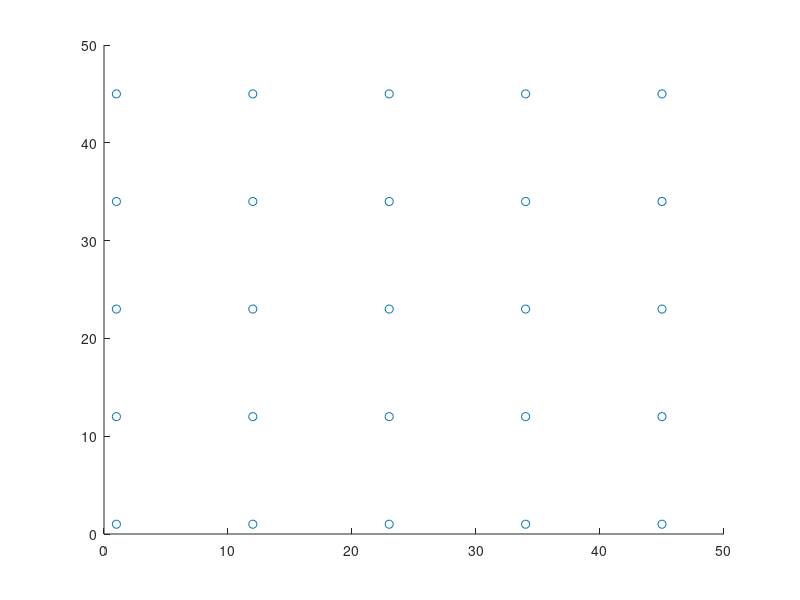

Source code (MATLAB): (Note: this script raises an error after producing the figure.)
%first attempt at combining agents and landscape for a simple run and
%tumble model. 

%%STEP 1: initialize landscape using initialize_landscape_1.m
%function landscape = initialize_landscape_1(x_dim, y_dim, fertilizer_xy)
%fertilizer_xy = [1,1;2,2;6,5;39,31;49,43;29,39;10,10]; %made up for now.

[X,Y] = meshgrid(linspace(1,45,5),linspace(1,45,5));
fertilizer_xy = round([X(:), Y(:)]);
scatter(X(:),Y(:))

%plot(xpts,ypts);
%scatter(spots);
xdim = 50;
ydim = 50;

landscape = initialize_landscape_1(xdim, ydim, fertilizer_xy);

%initialize variables for move_and_feed_1
feed_time = 1; %always
boundary = 8; %always
feed_amount = 5; %always


%STEP2: agents move through landscape.

%set max time steps
steps = 1000;
%set number of animals to walk the Earth
num_animals = 10;

%Record trajectory of all animals. First two columns are first animal,
%third and fourth columns are second animal, etc.
trajectories = zeros(steps+1, 2*num_animals);



for animal = 1:num_animals
    %%movement loop
    animal_x = 2*animal - 1;
    animal_y = animal_x + 1;
    trajectories(1, animal_x : animal_y) = [0.5*xdim,0.5*ydim]; %start at center XY
    curr_location = zeros(1,2);
    %initialize. Goes to 1 when animal leaves boundary on landscape.
    leave = 0;
    
    for t=1:steps
        
        curr_location = trajectories(t, animal_x : animal_y);
        x1 = curr_location(1);
        y1 = curr_location(2);
        [grass_quantity, nutrition] = current_location(landscape,x1, y1);

        if  grass_quantity > 30 && nutrition > 4 %add something about nutrition in here
            %disp('stay')
            x2 = curr_location(1);
            y2 = curr_location(2);
             %update landscape


        else
           % disp('move')
            turning_angle =  unifrnd(0,2*pi); %uniform dist 0->360 deg

            if nutrition < 6 %move farther if nutrition is low
                d = unifrnd(2, 8); %uniform dist of step size
            else  %stay closer if nutrition is high
                d = unifrnd(0.5, 2);
            end 

            curr_location(1) = curr_location(1)+d*sin(turning_angle);
            curr_location(2) = curr_location(2)+d*cos(turning_angle); %agent moves 
            x2 = (curr_location(1));
            y2 = (curr_location(2));

        end 

            %NEED TO UPDATE THE location array after taurus as well!!!

        [landscape, grass_consumed, nutrition, leave] = move_and_feed_1(landscape,...
                x1, y1, x2, y2, boundary, feed_amount, feed_time);
        if leave == 1
            for remaining_steps = t+1 : steps+1
                trajectories(remaining_steps, animal_x : animal_y) = ...
                    trajectories(t, animal_x : animal_y);
            end
            break
            %ends "t" loop. returns to "animal" loop.
        end
        trajectories(t+1, animal_x : animal_y) = curr_location; %update location
    end

end

 %visualization of path
        
plot(trajectories(:,1), trajectories(:,2));


%quantity
surf(landscape(:,:,1));
hold on 
zz =transpose(linspace(100,100,length(trajectories(:,2))));
for animal = 1:num_animals
    xx = animal;
    yy = animal + 1;
    plot3(trajectories(:,xx,1), trajectories(:,yy,1),zz)
end 
hold off
%nutrition
surf(landscape(:,:,2));
hold on
zz =transpose(linspace(100,100,length(trajectories(:,2))));
for animal = 1:num_animals
    xx = animal;
    yy = animal + 1;
    plot3(trajectories(:,xx,1), trajectories(:,yy,1),zz)
end 
hold off
%dung 
%surf(landscape(:, :, 3));
